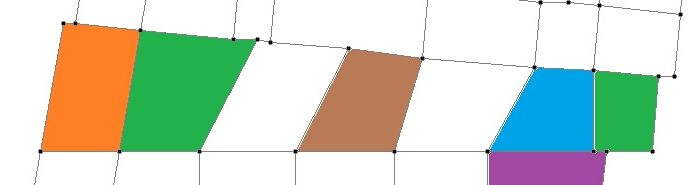
#> input picture images/image_1.jpg, 696 x 185 px
$ python -i node_detection.py   (imports and definitions only)
#> lines starting #> are read from the running program, lines starting #| are printed output that depends on the picture; after the words box and inside, x2 and y2 are one past the last pixel; in counts of white or black regions, pixels touching at a corner belong together
import cv2
import numpy as np

def detect_polygons(image_path):
    # Load the image
#> called with image_path = '../images/image_1.jpg'
    image = cv2.imread(image_path)
#> image is the input picture: shape (185, 696, 3); mean B, G, R 198.2, 213.4, 203.7
    if image is None:
        raise FileNotFoundError(f"Image at path '{image_path}' could not be loaded.")

    # Convert the image to HSV color space
    hsv = cv2.cvtColor(image, cv2.COLOR_BGR2HSV)
#> hsv: shape (185, 696, 3); mean H, S, V 27.8, 68.3, 233.1

    # Define HSV range for filtering orange regions (adjust based on your use case)
    lower_orange = np.array([10, 100, 100])  # Lower bound of orange in HSV
    upper_orange = np.array([25, 255, 255])  # Upper bound of orange in HSV

    # Create a mask for orange regions
    mask = cv2.inRange(hsv, lower_orange, upper_orange)
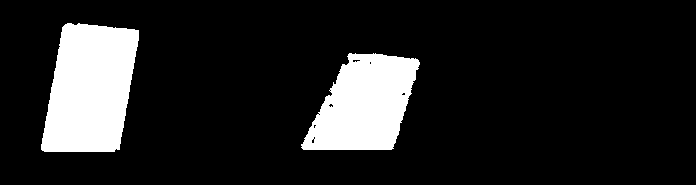
#> mask: shape (185, 696); 13.8% white; 2 white regions

    # Find contours in the mask
    contours, _ = cv2.findContours(mask, cv2.RETR_TREE, cv2.CHAIN_APPROX_SIMPLE)
#> contours = 11 contours, 9 with area under 20; largest, box (x1, y1, x2, y2) and area: (41, 23, 139, 152) 9670, (301, 53, 420, 150) 7716

    # Approximate polygons from contours
    polygons = [
        cv2.approxPolyDP(c, 0.01 * cv2.arcLength(c, True), True).reshape(-1, 2).tolist()
        for c in contours
    ]
#> polygons = 11 items

    # Draw polygons on the original image (optional, for visualization)
    result_image = image.copy()
    for polygon in polygons:
        cv2.polylines(result_image, [np.array(polygon)], isClosed=True, color=(0, 255, 0), thickness=2)
#> this loop made 11 passes
#> polygon on passes 1, 5, 8, 11: [[418, 60], [349, 53], [301, 147], [393, 148]], [[318, 114], [319, 113], [320, 114], [319, 115]], [[329, 90], [330, 89], [331, 90], [330, 91]], [[67, 23], [41, 149], [114, 151], [119, 149], [138, 30]]
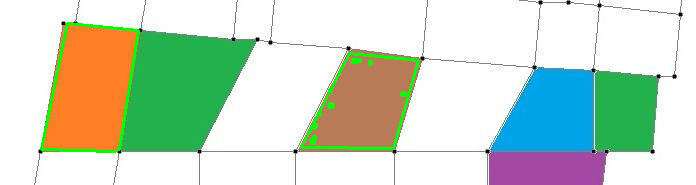
#> result_image: shape (185, 696, 3); 1.89% of pixels changed, all inside (x1, y1, x2, y2) = (40, 22, 420, 153)

    # [5 lines of commented-out code are left out]

    return polygons

>>> result = detect_polygons('../images/image_1.jpg')
#> result = 11 items
